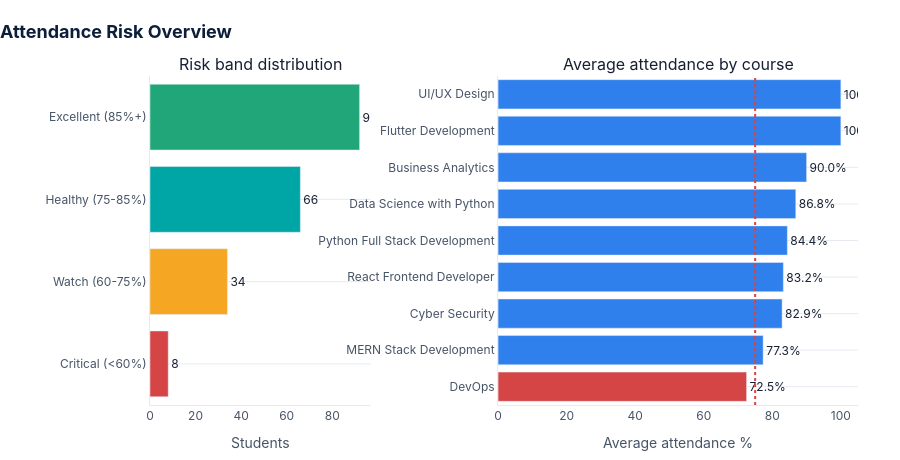
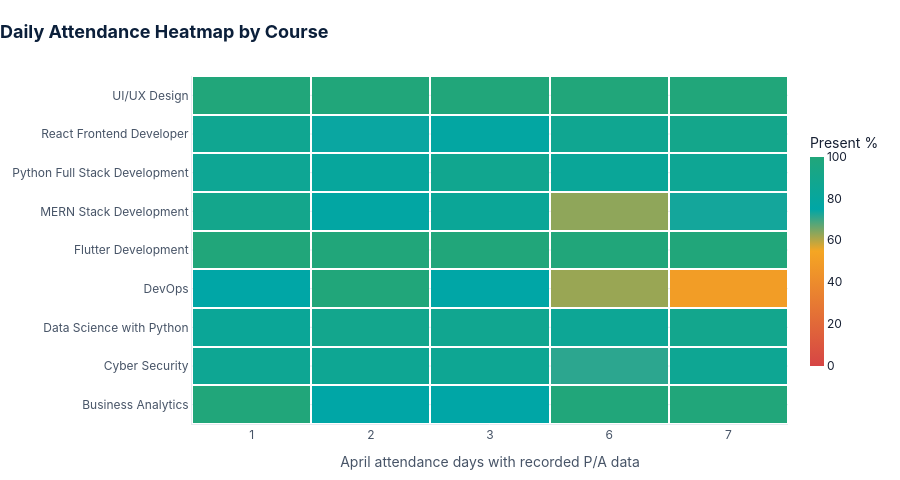

Notebook code for these charts, in order:
### Markdown cell above
## C. Attendance and Risk Analysis

### Code cell
section_title("C. Attendance and Risk Analysis", "Learner engagement, retention risk and course-level patterns")

risk_order = ["Critical (<60%)", "Watch (60-75%)", "Healthy (75-85%)", "Excellent (85%+)"]
attendance["Risk Band"] = pd.cut(
    attendance["Attendance %"],
    bins=[-0.1, 60, 75, 85, 100.1],
    labels=risk_order,
    right=False,
)
risk = attendance["Risk Band"].value_counts().reindex(risk_order).fillna(0).astype(int).reset_index()
risk.columns = ["Risk Band", "Students"]

course_att = (
    attendance.groupby("course", as_index=False)
    .agg(Avg_Attendance=("Attendance %", "mean"), Students=("student_id", "count"))
    .sort_values("Avg_Attendance")
)

active_day_cols = [col for col in day_cols if attendance[col].isin(["P", "A"]).any()]

heatmap_rows = []
for course_name, grp in attendance.groupby("course"):
    values = []
    for col in active_day_cols:
        valid = grp[col].isin(["P", "A"])
        rate = grp.loc[valid, col].eq("P").mean() * 100 if valid.any() else np.nan
        values.append(rate)
    heatmap_rows.append([course_name] + values)
daily_course = pd.DataFrame(heatmap_rows, columns=["course"] + active_day_cols).set_index("course")

fig_overview = make_subplots(
    rows=1, cols=2,
    column_widths=[0.38, 0.62],
    horizontal_spacing=0.18,
    subplot_titles=["Risk band distribution", "Average attendance by course"],
)

fig_overview.add_trace(go.Bar(
    y=risk["Risk Band"], x=risk["Students"],
    orientation="h",
    marker_color=[THEME["red"], THEME["amber"], THEME["teal"], THEME["green"]],
    text=risk["Students"], textposition="outside",
    hovertemplate="<b>%{y}</b><br>Students: %{x:,}<extra></extra>",
    showlegend=False,
), row=1, col=1)

fig_overview.add_trace(go.Bar(
    y=course_att["course"], x=course_att["Avg_Attendance"],
    orientation="h",
    marker_color=np.where(course_att["Avg_Attendance"] < 75, THEME["red"], THEME["blue"]),
    text=course_att["Avg_Attendance"].map(lambda x: f"{x:.1f}%"),
    textposition="outside",
    customdata=course_att[["Students"]],
    hovertemplate="<b>%{y}</b><br>Avg attendance: %{x:.1f}%<br>Students: %{customdata[0]:,}<extra></extra>",
    showlegend=False,
), row=1, col=2)
fig_overview.add_vline(x=75, line_dash="dot", line_color=THEME["red"], row=1, col=2)

fig_overview.update_xaxes(title_text="Students", row=1, col=1)
fig_overview.update_xaxes(range=[0, 105], title_text="Average attendance %", row=1, col=2)
fig_overview.update_yaxes(automargin=True, row=1, col=1)
fig_overview.update_yaxes(automargin=True, row=1, col=2)
style_fig(fig_overview, "Attendance Risk Overview", height=460, showlegend=False)
fig_overview.update_layout(margin=dict(t=76, b=46, l=150, r=42))
fig_overview.show()

### Figure 1 — Plotly figure (JSON) as saved in the notebook; plotly's stock layout.template omitted (floating-point values rounded to 4 significant figures)
{"data": [{"hovertemplate": "<b>%{y}</b><br>Students: %{x:,}<extra></extra>", "marker": {"color": ["#D64545", "#F5A623", "#00A6A6", "#21A67A"]}, "orientation": "h", "showlegend": false, "text": [8, 34, 66, 92], "textposition": "outside", "type": "bar", "x": [8, 34, 66, 92], "xaxis": "x", "y": ["Critical (<60%)", "Watch (60-75%)", "Healthy (75-85%)", "Excellent (85%+)"], "yaxis": "y"}, {"customdata": [[8], [30], [7], [31], [41], [73], [4], [4], [2]], "hovertemplate": "<b>%{y}</b><br>Avg attendance: %{x:.1f}%<br>Students: %{customdata[0]:,}<extra></extra>", "marker": {"color": ["#D64545", "#2F80ED", "#2F80ED", "#2F80ED", "#2F80ED", "#2F80ED", "#2F80ED", "#2F80ED", "#2F80ED"]}, "orientation": "h", "showlegend": false, "text": ["72.5%", "77.3%", "82.9%", "83.2%", "84.4%", "86.8%", "90.0%", "100.0%", "100.0%"], "textposition": "outside", "type": "bar", "x": [72.5, 77.33, 82.86, 83.23, 84.39, 86.85, 90, 100, 100], "xaxis": "x2", "y": ["DevOps", "MERN Stack Development", "Cyber Security", "React Frontend Developer", "Python Full Stack Development", "Data Science with Python", "Business Analytics", "Flutter Development", "UI/UX Design"], "yaxis": "y2"}], "layout": {"annotations": [{"font": {"size": 16}, "showarrow": false, "text": "Risk band distribution", "x": 0.1558, "xanchor": "center", "xref": "paper", "y": 1, "yanchor": "bottom", "yref": "paper"}, {"font": {"size": 16}, "showarrow": false, "text": "Average attendance by course", "x": 0.7458, "xanchor": "center", "xref": "paper", "y": 1, "yanchor": "bottom", "yref": "paper"}], "font": {"color": "#172033", "family": "Inter, Segoe UI, Arial", "size": 12}, "height": 460, "hoverlabel": {"bgcolor": "#0B1F3A", "bordercolor": "#0B1F3A", "font": {"color": "white", "family": "Inter, Segoe UI, Arial", "size": 12}}, "legend": {"bgcolor": "rgba(255,255,255,0)", "font": {"color": "#475467", "size": 11}, "orientation": "h", "x": 0, "xanchor": "left", "y": 1.02, "yanchor": "bottom"}, "margin": {"b": 46, "l": 150, "r": 42, "t": 76}, "paper_bgcolor": "#FFFFFF", "plot_bgcolor": "#FFFFFF", "shapes": [{"line": {"color": "#D64545", "dash": "dot"}, "type": "line", "x0": 75, "x1": 75, "xref": "x2", "y0": 0, "y1": 1, "yref": "y2 domain"}], "showlegend": false, "title": {"font": {"color": "#0B1F3A", "family": "Inter, Segoe UI, Arial", "size": 18}, "text": "<b>Attendance Risk Overview</b>", "x": 0, "xanchor": "left"}, "xaxis": {"anchor": "y", "domain": [0, 0.3116], "linecolor": "#E6EAF0", "showgrid": false, "tickfont": {"color": "#475467"}, "title": {"font": {"color": "#475467"}, "text": "Students"}, "zeroline": false}, "xaxis2": {"anchor": "y2", "domain": [0.4916, 1], "linecolor": "#E6EAF0", "range": [0, 105], "showgrid": false, "tickfont": {"color": "#475467"}, "title": {"font": {"color": "#475467"}, "text": "Average attendance %"}, "zeroline": false}, "yaxis": {"anchor": "x", "automargin": true, "domain": [0, 1], "gridcolor": "#E6EAF0", "linecolor": "#E6EAF0", "tickfont": {"color": "#475467"}, "title": {"font": {"color": "#475467"}}, "zeroline": false}, "yaxis2": {"anchor": "x2", "automargin": true, "domain": [0, 1], "gridcolor": "#E6EAF0", "linecolor": "#E6EAF0", "tickfont": {"color": "#475467"}, "title": {"font": {"color": "#475467"}}, "zeroline": false}}}

### Figure 2 — Plotly figure (JSON) as saved in the notebook; plotly's stock layout.template omitted (floating-point values rounded to 4 significant figures)
{"data": [{"colorbar": {"len": 0.72, "thickness": 14, "title": {"text": "Present %"}, "x": 1.02}, "colorscale": [[0, "#D64545"], [0.55, "#F5A623"], [0.75, "#00A6A6"], [1, "#21A67A"]], "hovertemplate": "<b>%{y}</b><br>Day: Apr %{x}<br>Present: %{z:.1f}%<extra></extra>", "type": "heatmap", "x": ["1", "2", "3", "6", "7"], "xgap": 2, "y": ["Business Analytics", "Cyber Security", "Data Science with Python", "DevOps", "Flutter Development", "MERN Stack Development", "Python Full Stack Development", "React Frontend Developer", "UI/UX Design"], "ygap": 2, "z": [[100, 75, 75, 100, 100], [85.71, 85.71, 85.71, 71.43, 85.71], [83.56, 89.04, 87.67, 84.93, 89.04], [75, 100, 75, 62.5, 50], [100, 100, 100, 100, 100], [90, 76.67, 83.33, 63.33, 73.33], [85.37, 80.49, 87.8, 82.93, 85.37], [87.1, 74.19, 77.42, 87.1, 90.32], [100, 100, 100, 100, 100]], "zmax": 100, "zmin": 0}], "layout": {"font": {"color": "#172033", "family": "Inter, Segoe UI, Arial", "size": 12}, "height": 480, "hoverlabel": {"bgcolor": "#0B1F3A", "bordercolor": "#0B1F3A", "font": {"color": "white", "family": "Inter, Segoe UI, Arial", "size": 12}}, "legend": {"bgcolor": "rgba(255,255,255,0)", "font": {"color": "#475467", "size": 11}, "orientation": "h", "x": 0, "xanchor": "left", "y": 1.02, "yanchor": "bottom"}, "margin": {"b": 56, "l": 180, "r": 92, "t": 76}, "paper_bgcolor": "#FFFFFF", "plot_bgcolor": "#FFFFFF", "showlegend": false, "title": {"font": {"color": "#0B1F3A", "family": "Inter, Segoe UI, Arial", "size": 18}, "text": "<b>Daily Attendance Heatmap by Course</b>", "x": 0, "xanchor": "left"}, "xaxis": {"linecolor": "#E6EAF0", "showgrid": false, "side": "bottom", "tickfont": {"color": "#475467"}, "title": {"font": {"color": "#475467"}, "text": "April attendance days with recorded P/A data"}, "zeroline": false}, "yaxis": {"automargin": true, "gridcolor": "#E6EAF0", "linecolor": "#E6EAF0", "tickfont": {"color": "#475467"}, "title": {"font": {"color": "#475467"}}, "zeroline": false}}}
